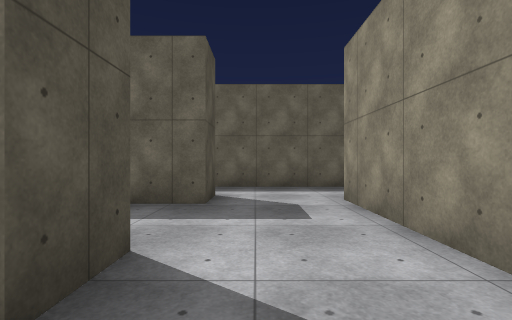
[1] (above)

20 first-person views from a walk through a Unity game level. The camera is 1.3 m above the floor, looks level and sees 85° across. The floor is counted in squares, 2 m on a side. Each view is taken from the middle of a square. On the plan, view 1 faces up. The plan holds only what a view shows up to about 9 squares ahead; the rest is blank. The place goes on beyond the plan. Some trees and plants on the terrain are drawn as simple stand-ins. The player character is not drawn. Surface patterns are stand-ins for the level's own textures.

[2]
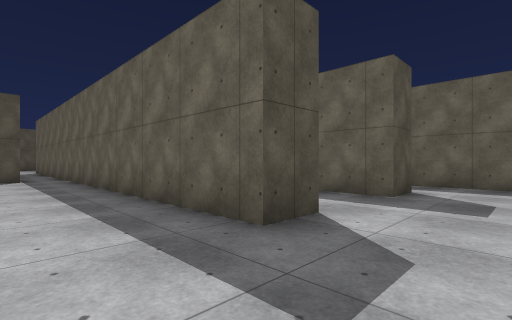

[3]
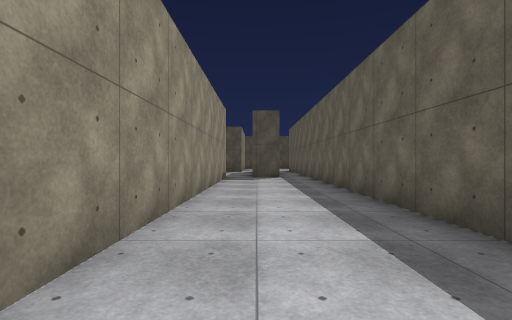

[4]
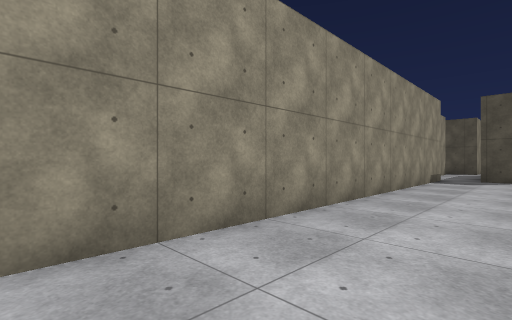

[5]
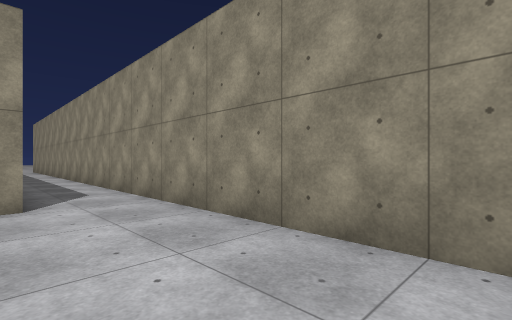

[6]
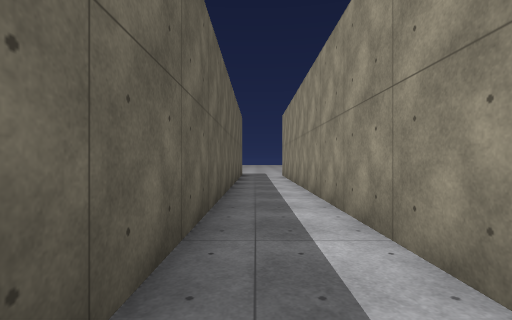

[7]
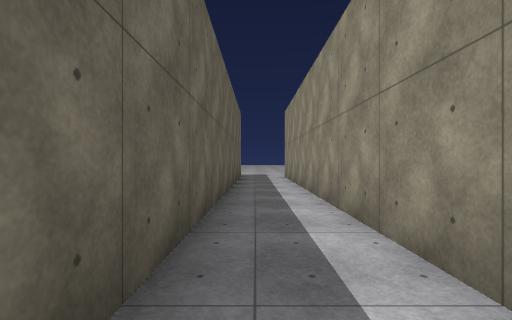

[8]
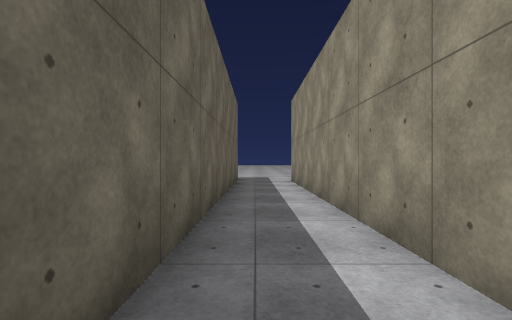

[9]
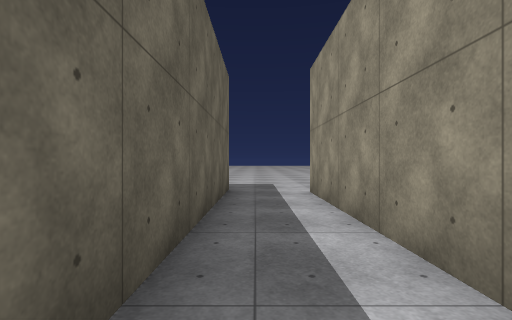

[10]
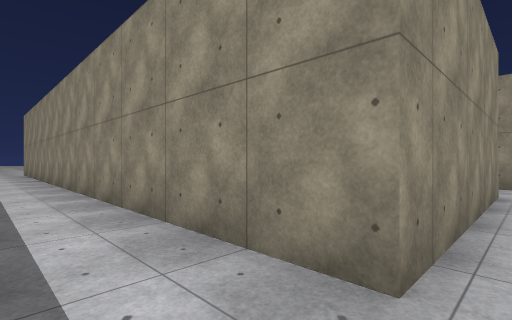

[11]
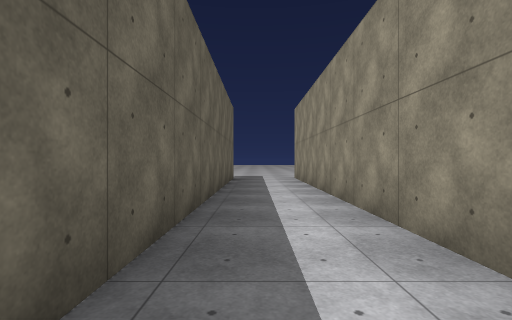

[12]
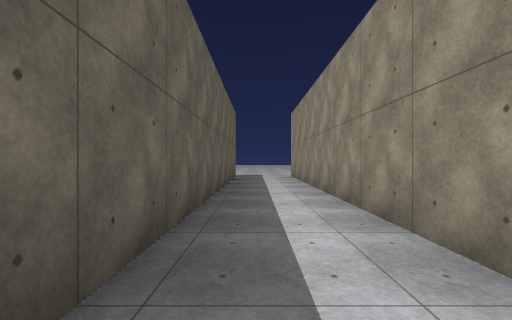

[13]
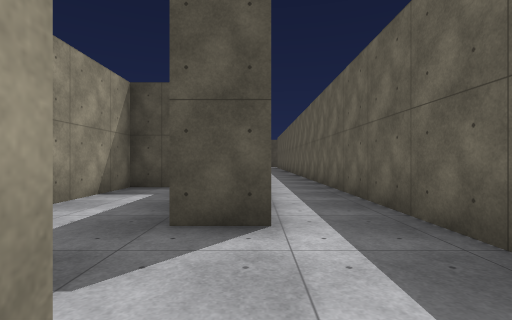

[14]
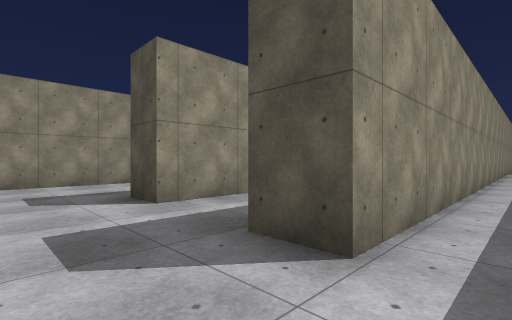

[15]
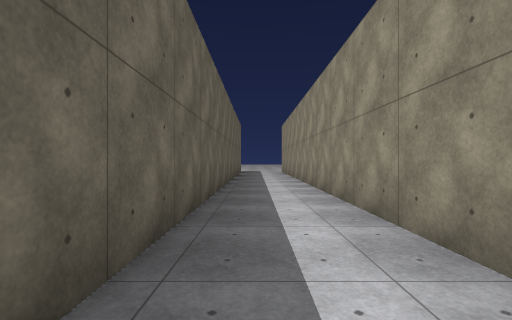

[16]
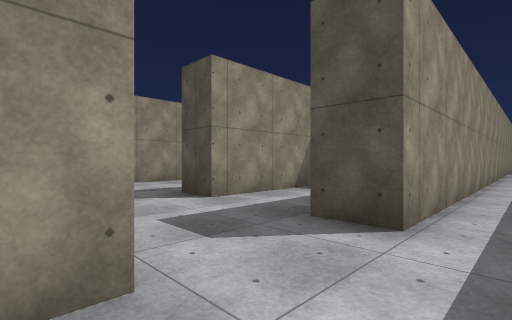

[17]
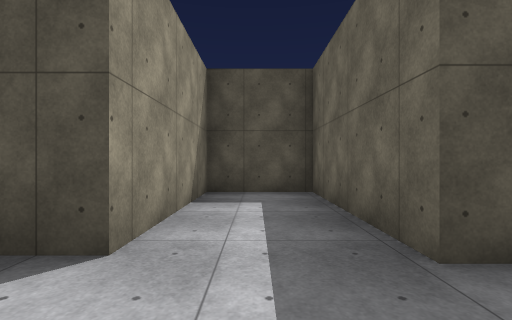

[18]
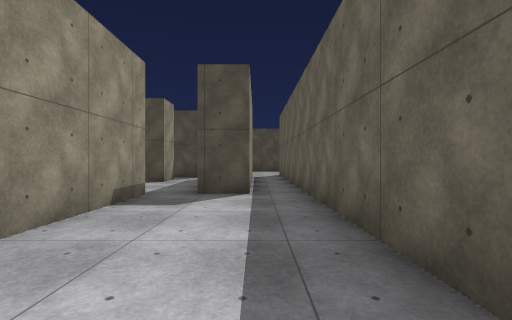

[19]
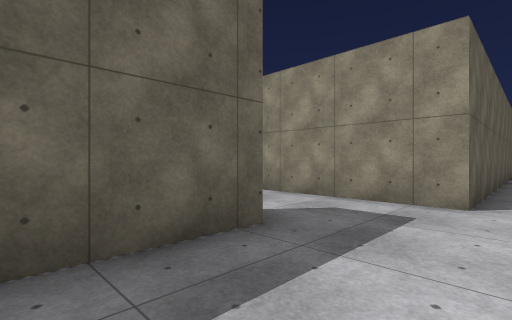

[20]
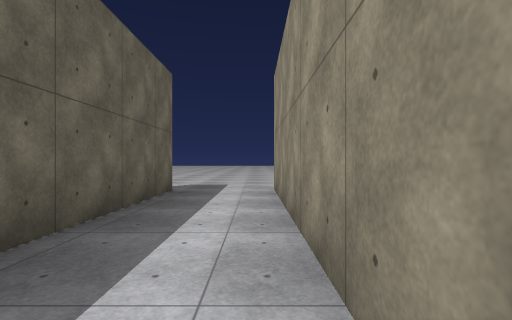

### Floor plan
Points are (right, up) in squares from view 1. A wall is a line through its corners. A room is listed if a view was taken in it or the views show most of it. See-through windows are left out.
Room 1 (views 1, 2, 3, 4, 5, 6, 7, 8, 9, 18, 19)
walls: (-0.9, 2) (-0.9, 1) (-10.6, 1); (-9.4, -0.1) (-9.4, -1.1); (-9.4, -2.1) (15.5, -2.1); (15.5, -0.4) (1.5, -0.4) (1.5, 2.6)
ways out: opening at (0.5, 1.5) to room 3
Room 2 (views 10, 11, 12, 13, 14, 15, 16, 20)
walls: (1.5, 4.6) (15.4, 4.6); (-10.6, 5.2) (-0.9, 5.2) (-0.9, 4.2); (15.5, 6.8) (-7, 6.8)
ways out: opening at (0.5, 4) to room 3
Room 3 (view 17)
walls: (-0.9, 4.2) (-4.6, 4.2) (-4.7, 2) (-0.9, 2); (1.5, 2.6) (1.5, 4.6)
ways out: opening at (0.5, 1.5) to room 1; opening at (0.5, 4) to room 2

Where each view was taken, in squares from view 1:
view 1: 0 up, 0 right, facing up
view 2: 1 down, 1 right, facing up-left
view 3: 1 down, 1 right, facing left
view 4: 0 up, 1 right, facing down-left
view 5: 0 up, 3 left, facing down-right
view 6: 1 down, 4 right, facing right
view 7: 1 down, 5 right, facing right
view 8: 1 down, 7 right, facing right
view 9: 1 down, 10 right, facing right
view 10: 6 up, 1 right, facing down-right
view 11: 6 up, 6 right, facing right
view 12: 6 up, 5 right, facing right
view 13: 5 up, 2 right, facing left
view 14: 6 up, 1 right, facing down-left
view 15: 6 up, 1 right, facing right
view 16: 6 up, 2 right, facing down-left
view 17: 3 up, 1 right, facing left
view 18: 0 up, 4 left, facing left
view 19: 1 down, 3 left, facing up-right
view 20: 5 up, 10 right, facing right
